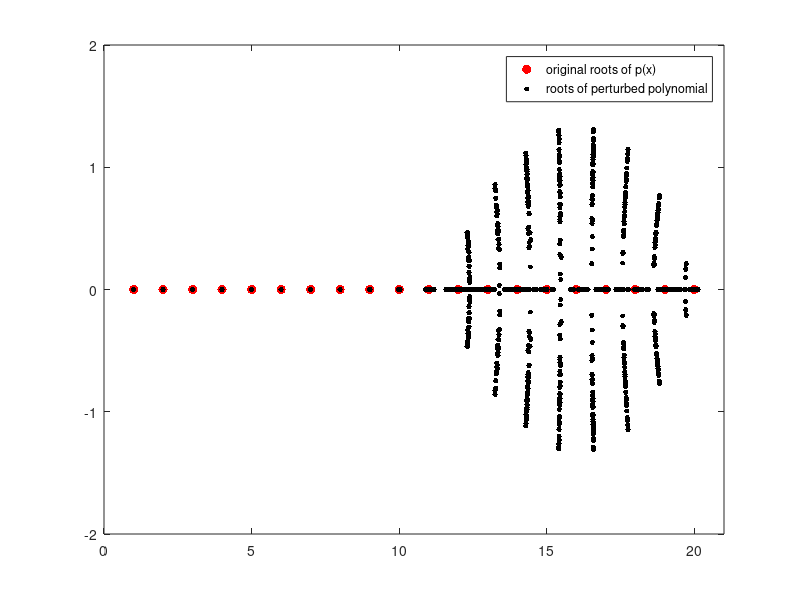

MATLAB code for this plot:
% WILK  Show Wilkinson's example, that the problem of finding the roots
% of a polynomial from its coefficients has a large condition number.
% Consider this degree 20 polynomial:
%   p(x) = (x - 1) (x - 2) (x - 3) ... (x - 20)
% Note we know its exact roots.  If we change the coefficients in the
% 10th decimal place then the roots move a huge amount.

% the exact coefficients of p(x)
a = [1, -210,                  +20615,                 -1256850, ...
        +53327946,             -1672280820,            +40171771630, ...
        -756111184500,         +11310276995381,        -135585182899530, ...
        +1307535010540395,     -10142299865511450,     +63030812099294896, ...
        -311333643161390640,   +1206647803780373360,   -3599979517947607200, ...
        +8037811822645051776,  -12870931245150988800,  +13803759753640704000, ...
        -8752948036761600000,  +2432902008176640000];

% plot where the exact roots are
plot(1:20,zeros(1,20),'r.','markersize',20)
axis([0 21 -2 2]),  hold on

% change the polynomial coefficients by a small amount and re-compute
% the roots
for j = 1:100
    apert = a + 1.0e-10 * randn(1,21);
    r = roots(apert);
    plot(real(r),imag(r),'k.','markersize',12)
end

% finalize the figure
hold off
legend('original roots of p(x)', 'roots of perturbed polynomial')
